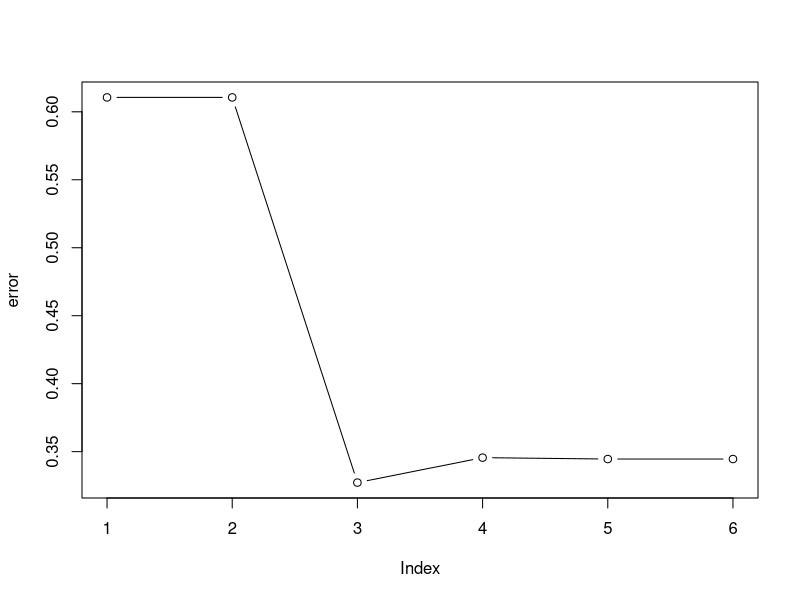
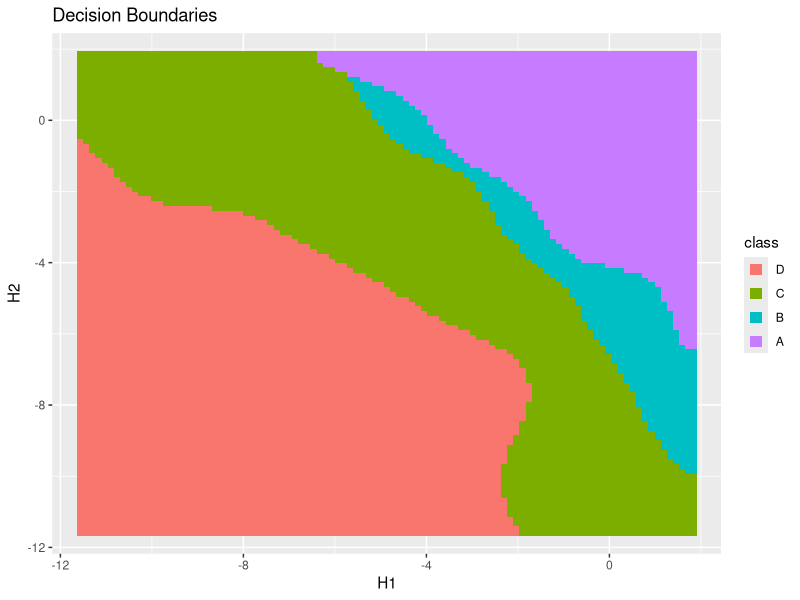
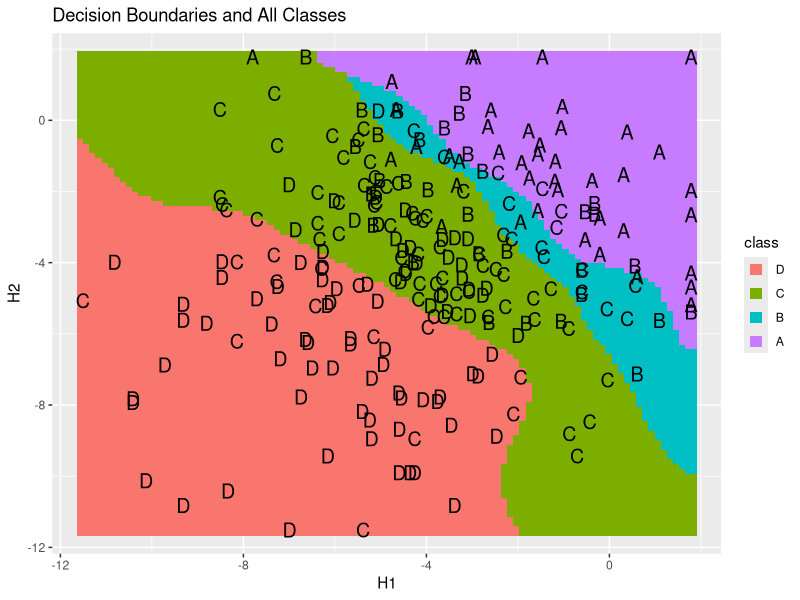
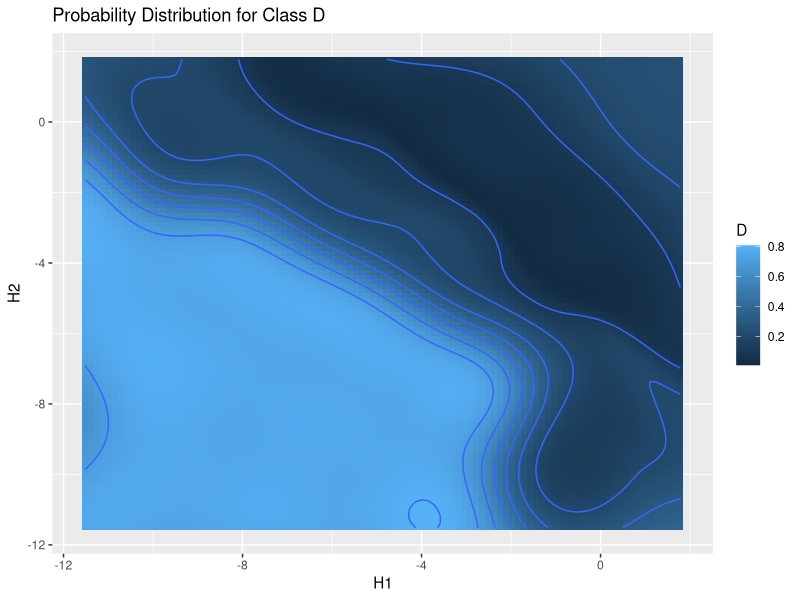
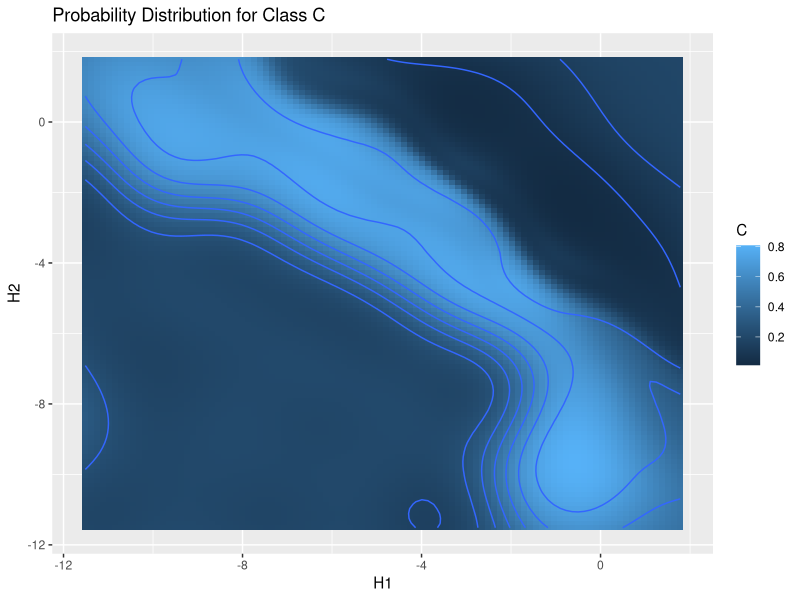
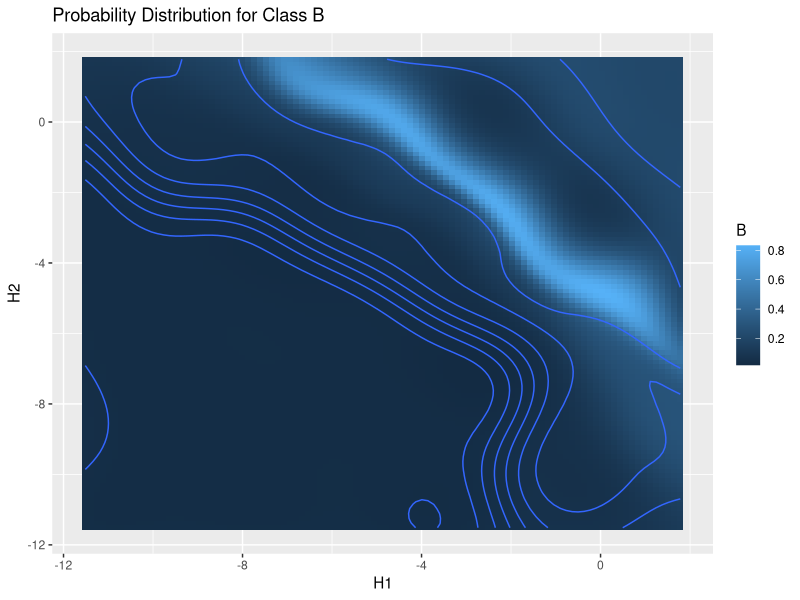
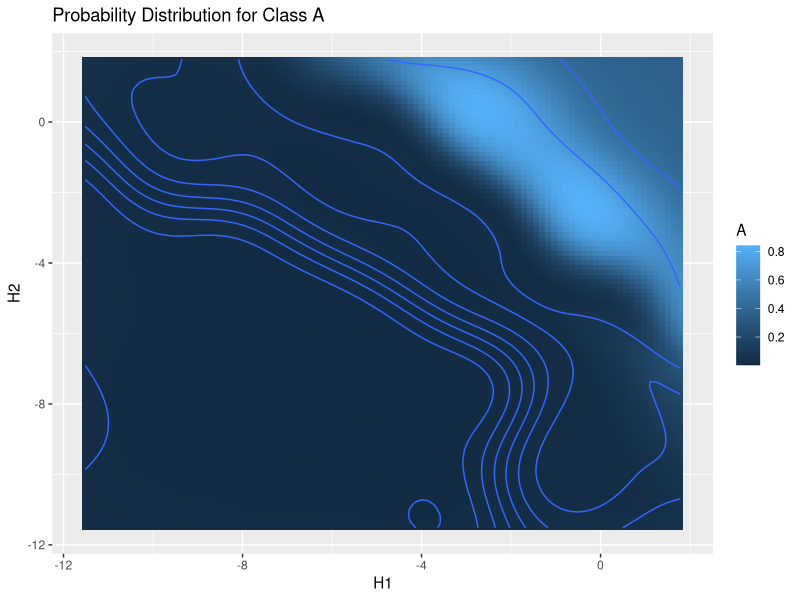

These figures' R source, in order: (Note: this script raises an error after producing the figures.)
####################################################
####More General Kernel Method Approaches
####################################################
rm(list=ls())
gc()
graphics.off()
if(!require("MASS"))
  (install.packages("MASS"))
if(!require("ggplot2"))
  (install.packages("ggplot2"))
if(!require("kernlab"))
  (install.packages("kernlab"))
if(!require("e1071"))
  (install.packages("e1071"))

###Import Data
RAW_DATA<-read.csv("Raw_Data.csv")
RAW_DATA$Frequency.1*RAW_DATA$Frequency.2
permute<-rbinom(nrow(RAW_DATA),1,prob=0.5)==1
RAW_DATA[permute,]<-RAW_DATA[permute,c(1:6,8,7,10,9,11:13)]
DATA<-RAW_DATA[c("RID","Race","Frequency.1",
                 "Frequency.2","Rank.1","Rank.2",
                 "Total.Genotype.Frequency","Productivity.Group")]

DATA$Productivity.Group<-ordered(DATA$Productivity.Group,levels=c("D","C","B","A"))
colnames(DATA)<-c("RID","Race","H1","H2","Rank_H1","Rank_H2","GF","Productivity")
DATA<-DATA[complete.cases(DATA),]###remove NA's
DATA<-DATA[DATA$GF!=0 & DATA$H1!=0 & DATA$H2!=0,]
rm(RAW_DATA)

###Format Predictors to be ln-scale
DATA$GF<-log(DATA$GF)
DATA$H1<-log(DATA$H1)
DATA$H2<-log(DATA$H2)


####Split Train and Test
train_idx<-sample(1:nrow(DATA),floor(nrow(DATA)*0.8))
logical<-rep(FALSE,nrow(DATA))
logical[train_idx]<-TRUE
train_idx<-logical
test_idx<-!logical
rm(logical)
TRAIN<-DATA[train_idx,]
TEST<-DATA[test_idx,]


#####fit a ksvm kernel to output class probabilities (versus call)
######Fit a simple SVM using the e1071 package
ww<-table(TRAIN$Productivity)/nrow(TRAIN)
# ###this shows the effect of loss function
# weights["A"]=0.97
# weights["B"]=0.01
# weights["C"]=0.01
# weights["D"]=0.01

#ww=c("A"=0.25,"B"=0.25,"C"=0.25,"D"=0.25)
#TRAIN$Productivity<-as.character(TRAIN$Productivity)
cost=c(0.001,0.01,1,5,10,100)
error<-cost
for (i in 1:length(cost)){
mod<-ksvm(Productivity~H1+H2,data=TRAIN,kernel="rbfdot",class.weights =NULL,
              kpar="automatic",cross=3,C=cost[i],prob.model=TRUE)
print(paste("Loop",i,",C=",cost[i]))
error[i]<-mod@cross
}

plot(error,type="b")
C=cost[which(error==min(error))]

bestmod<-ksvm(Productivity~H1+H2,data=TRAIN,kernel="rbfdot", class.weights=NULL,
          kpar="automatic",cross=3,C=C,prob.model=TRUE)



#####Get test error
class<-predict(bestmod,newdata=TEST)
concordance<-numeric(length(class))
for (i in 1:nrow(TEST)){
  concordance[i]=as.numeric(TEST$Productivity[i] %in% class[i])                                   
}
print(round(mean(concordance),3))

correct<-round(mean(concordance),3)*100


######Plot 2-D grid of Classification Rule
create_grid<-function(x1,x2,n=1000){
  min_x1<-min(x1)
  max_x1<-max(x1)
  x1_seq<-seq(min_x1,max_x1,length.out=floor(sqrt(n)))
  min_x2<-min(x2)
  max_x2<-max(x2)
  x2_seq<-seq(min_x2,max_x2,length.out=floor(sqrt(n)))
  grid<-expand.grid(H1=x1_seq,H2=x2_seq)
  return(grid)
}


grid<-create_grid(DATA$H1,DATA$H2,n=10000)
grid$class<-predict(bestmod,newdata = grid)



###Get Actual Latent Projections
###Geom Contour doesn't plot this well
func=predict(bestmod,newdata = grid,type ="probabilities" )
func<-data.frame(grid,func)


base_layer<-ggplot(data=grid,aes(x=H1,y=H2,colour=class))+
  ggtitle("Decision Boundaries")+
  geom_point(size=3.5,alpha=1,shape=15)
print(base_layer)

train_plot<-base_layer+geom_text(data=TEST,aes(x=H1,y=H2,label=Productivity),size=5,colour="black")+
  ggtitle("Decision Boundaries and All Classes")
print(train_plot)


###look at each probability distribution independently

plot<-ggplot(data=func,aes(x=H1,y=H2,fill=D))+geom_tile()+stat_contour(aes(z=D))+
  ggtitle("Probability Distribution for Class D")
print(plot)

plot<-ggplot(data=func,aes(x=H1,y=H2,fill=C))+geom_tile()+stat_contour(aes(z=D))+
  ggtitle("Probability Distribution for Class C")
print(plot)

plot<-ggplot(data=func,aes(x=H1,y=H2,fill=B))+geom_tile()+stat_contour(aes(z=D))+
  ggtitle("Probability Distribution for Class B")
print(plot)

plot<-ggplot(data=func,aes(x=H1,y=H2,fill=A))+geom_tile()+stat_contour(aes(z=D))+
  ggtitle("Probability Distribution for Class A")
print(plot)


##########################################################################
#####Now Apply a gaussian Process to the data using RBF kernel
#####This has a natural probabilisitc interpretation that SVM doesn't have
##########################################################################



bestmod<-gausspr(Productivity~H1+H2,data=TRAIN,kernel="rbfdot",
              kpar="automatic")
bestmod
predict(bestmod,TEST,type="probabilities")
alpha(bestmod)


#####Get test error
class<-predict(bestmod,newdata=TEST)
concordance<-numeric(length(class))
for (i in 1:nrow(TEST)){
  concordance[i]=as.numeric(TEST$Productivity[i] %in% class[i])                                   
}
print(round(mean(concordance),3))

correct<-round(mean(concordance),3)*100


######Plot 2-D grid of Classification Rule
create_grid<-function(x1,x2,n=1000){
  min_x1<-min(x1)
  max_x1<-max(x1)
  x1_seq<-seq(min_x1,max_x1,length.out=floor(sqrt(n)))
  min_x2<-min(x2)
  max_x2<-max(x2)
  x2_seq<-seq(min_x2,max_x2,length.out=floor(sqrt(n)))
  grid<-expand.grid(H1=x1_seq,H2=x2_seq)
  return(grid)
}


grid<-create_grid(DATA$H1,DATA$H2,n=10000)
grid$class<-predict(bestmod,newdata = grid)



###Get Actual Latent Projections
###Geom Contour doesn't plot this well
func=predict(bestmod,newdata = grid,type ="probabilities" )
func<-data.frame(grid,func)


base_layer<-ggplot(data=grid,aes(x=H1,y=H2,colour=class))+
  ggtitle("Decision Boundaries")+
  geom_point(size=3.5,alpha=1,shape=15)
print(base_layer)

train_plot<-base_layer+geom_text(data=TEST,aes(x=H1,y=H2,label=Productivity),size=5,colour="black")+
  ggtitle("Decision Boundaries and All Classes")
print(train_plot)


###look at each probability distribution independently

plot<-ggplot(data=func,aes(x=H1,y=H2,fill=D))+geom_tile()+stat_contour(aes(z=D))+
  ggtitle("Probability Distribution for Class D")
print(plot)

plot<-ggplot(data=func,aes(x=H1,y=H2,fill=C))+geom_tile()+stat_contour(aes(z=D))+
  ggtitle("Probability Distribution for Class C")
print(plot)

plot<-ggplot(data=func,aes(x=H1,y=H2,fill=B))+geom_tile()+stat_contour(aes(z=D))+
  ggtitle("Probability Distribution for Class B")
print(plot)

plot<-ggplot(data=func,aes(x=H1,y=H2,fill=A))+geom_tile()+stat_contour(aes(z=D))+
  ggtitle("Probability Distribution for Class A")
print(plot)
